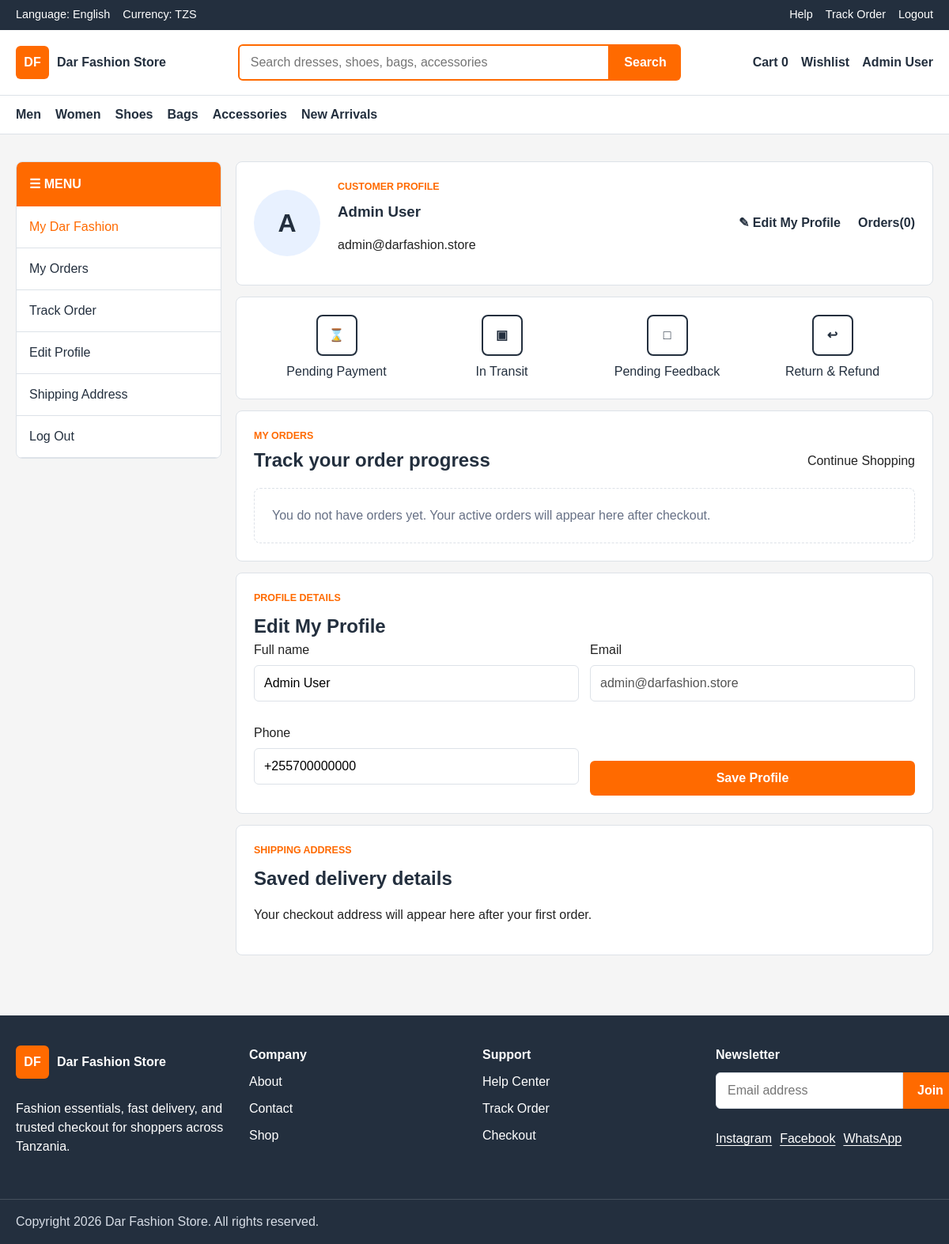
The app's page /profile.php (signed in) with its own data.
### tables this page shows
CREATE TABLE users (
    id INT UNSIGNED AUTO_INCREMENT PRIMARY KEY,
    fullname VARCHAR(120) NOT NULL,
    email VARCHAR(160) NOT NULL UNIQUE,
    phone VARCHAR(30),
    password VARCHAR(255) NOT NULL,
    role ENUM('customer', 'admin') NOT NULL DEFAULT 'customer',
    status ENUM('active', 'blocked') NOT NULL DEFAULT 'active',
    created_at TIMESTAMP NOT NULL DEFAULT CURRENT_TIMESTAMP,
    updated_at TIMESTAMP NOT NULL DEFAULT CURRENT_TIMESTAMP ON UPDATE CURRENT_TIMESTAMP
);

### app/includes/auth.php (called while the page is built, shortened)
<?php
function current_user() {
    return $_SESSION['user'] ?? null;
}

### app/models/User.php (called while the page is built, shortened)
<?php
class User {
    private $conn;
    public function __construct($db) {
        $this->conn = $db;
    }
    public function findById($id) {
        $sql = "SELECT id, fullname, email, phone, role, status, created_at FROM users WHERE id = :id LIMIT 1";
        $stmt = $this->conn->prepare($sql);
        $stmt->execute([":id" => $id]);
        return $stmt->fetch(PDO::FETCH_ASSOC);
    }
}
?>

### app/models/Order.php (called while the page is built, shortened)
<?php
class Order {
    private $conn;
    public function __construct($db) {
        $this->conn = $db;
    }
    public function getByUser($user_id) {
        $stmt = $this->conn->prepare("SELECT * FROM orders WHERE user_id = ? ORDER BY created_at DESC");
        $stmt->execute([$user_id]);
        return $stmt->fetchAll(PDO::FETCH_ASSOC);
    }
}
?>

### public/profile.php (the view, shortened to what this page needs)
<?php
$basePath = '..';
require_once __DIR__ . '/../app/includes/auth.php';
require_once __DIR__ . '/../app/models/User.php';
require_once __DIR__ . '/../app/models/Order.php';
$database = new Database();
$conn = $database->connect();
$sessionUser = current_user();
$orders = [];
if ($conn) {
    $userModel = new User($conn);
    $orderModel = new Order($conn);
    $freshUser = $userModel->findById((int) $sessionUser['id']);
    if ($freshUser) {
        $user = $freshUser;
    }
    $orders = $orderModel->getByUser((int) $sessionUser['id']);
}
include __DIR__ . '/../app/includes/header.php';
?>
<main class="account-page">
    <div class="container account-layout">
        <aside class="account-menu">
            <div class="account-menu__title">&#9776; Menu</div>
            <a class="is-active" href="#overview">My Dar Fashion</a>
            <a href="#orders">My Orders</a>
            <a href="#tracking">Track Order</a>
            <a href="#profile">Edit Profile</a>
            <a href="#address">Shipping Address</a>
            <a href="logout.php">Log Out</a>
        </aside>
        <section class="account-content">
            <section class="profile-hero" id="overview">
                <div class="profile-avatar"><?php echo strtoupper(substr($user['fullname'] ?? 'C', 0, 1)); ?></div>
                <div>
                    <p class="section-kicker">Customer profile</p>
                    <h1><?php echo htmlspecialchars($user['fullname'] ?? 'Customer'); ?></h1>
                    <p><?php echo htmlspecialchars($user['email'] ?? ''); ?></p>
                </div>
                <a class="profile-action" href="#profile">&#9998; Edit My Profile</a>
                <a class="profile-action" href="#orders">Orders(<?php echo count($orders); ?>)</a>
            </section>
            <section class="status-shortcuts" id="tracking" aria-label="Order tracking shortcuts">
                <a href="#orders"><span>&#8987;</span>Pending Payment</a>
                <a href="#orders"><span>&#9635;</span>In Transit</a>
                <a href="#orders"><span>&#9633;</span>Pending Feedback</a>
                <a href="#orders"><span>&#8617;</span>Return & Refund</a>
            </section>
            <section class="account-panel" id="orders">
                <div class="section-heading section-heading--row">
                    <div>
                        <p class="section-kicker">My orders</p>
                        <h2>Track your order progress</h2>
                    </div>
                    <a href="shop.php">Continue Shopping</a>
                </div>
                <?php if (!$conn): ?>
                    <p class="alert alert--error">Database connection failed. Order tracking needs MySQL to be running.</p>
                <?php elseif (!$orders): ?>
                    <p class="empty-state">You do not have orders yet. Your active orders will appear here after checkout.</p>
                <?php endif; ?>
            </section>
            <section class="account-panel" id="profile">
                <p class="section-kicker">Profile details</p>
                <h2>Edit My Profile</h2>
                <form class="profile-form" method="post">
                    <label>Full name<input type="text" name="fullname" value="<?php echo htmlspecialchars($user['fullname'] ?? ''); ?>" required></label>
                    <label>Email<input type="email" value="<?php echo htmlspecialchars($user['email'] ?? ''); ?>" disabled></label>
                    <label>Phone<input type="tel" name="phone" value="<?php echo htmlspecialchars($user['phone'] ?? ''); ?>"></label>
                    <button class="button button--primary" type="submit">Save Profile</button>
                </form>
            </section>
            <section class="account-panel" id="address">
                <p class="section-kicker">Shipping address</p>
                <h2>Saved delivery details</h2>
                <?php $latestOrder = $orders[0] ?? null; ?>
                <p><?php echo $latestOrder ? htmlspecialchars($latestOrder['shipping_address']) : 'Your checkout address will appear here after your first order.'; ?></p>
            </section>
        </section>
    </div>
</main>
<?php include __DIR__ . '/../app/includes/footer.php'; ?>

### app/includes/navbar.php (shortened to what this page needs)
<?php
$cartCount = $cartCount ?? count($_SESSION['cart'] ?? []);
$navBase = $navBase ?? $basePath ?? '..';
$loggedInUser = current_user();
?>
<header class="site-header">
    <section class="topbar">
        <div class="container topbar__inner">
            <div class="topbar__group">
                <span>Language: English</span>
                <span>Currency: TZS</span>
            </div>
            <nav class="topbar__links" aria-label="Utility navigation">
                <a href="<?php echo $navBase; ?>/public/contact.php">Help</a>
                <a href="<?php echo $navBase; ?>/public/track-order.php">Track Order</a>
                <?php if ($loggedInUser): ?>
                    <a href="<?php echo $navBase; ?>/public/logout.php">Logout</a>
                <?php else: ?>
                    <a href="<?php echo $navBase; ?>/public/login.php">Login</a>
                    <a href="<?php echo $navBase; ?>/public/register.php">Register</a>
                <?php endif; ?>
            </nav>
        </div>
    </section>
    <section class="main-nav">
        <div class="container main-nav__inner">
            <a class="logo" href="<?php echo $navBase; ?>/public/index.php" aria-label="Dar Fashion Store home">
                <span class="logo__mark">DF</span>
                <span class="logo__text">Dar Fashion Store</span>
            </a>
            <form class="search-form" action="<?php echo $navBase; ?>/public/shop.php" method="get">
                <input id="site-search" name="q" type="search" placeholder="Search dresses, shoes, bags, accessories">
                <button type="submit">Search</button>
            </form>
            <nav class="action-nav" aria-label="Account actions">
                <a href="<?php echo $navBase; ?>/public/cart.php">Cart <strong><?php echo (int) $cartCount; ?></strong></a>
                <a href="<?php echo $navBase; ?>/public/shop.php?wishlist=1">Wishlist</a>
                <a href="<?php echo $navBase; ?>/public/<?php echo $loggedInUser ? 'profile.php' : 'login.php'; ?>"><?php echo $loggedInUser ? htmlspecialchars($loggedInUser['fullname']) : 'Profile'; ?></a>
            </nav>
        </div>
    </section>
    <nav class="category-nav" id="category-menu" aria-label="Product categories">
        <div class="container category-nav__inner">
            <a href="<?php echo $navBase; ?>/public/shop.php?category=men">Men</a>
            <a href="<?php echo $navBase; ?>/public/shop.php?category=women">Women</a>
            <a href="<?php echo $navBase; ?>/public/shop.php?category=shoes">Shoes</a>
            <a href="<?php echo $navBase; ?>/public/shop.php?category=bags">Bags</a>
            <a href="<?php echo $navBase; ?>/public/shop.php?category=accessories">Accessories</a>
            <a href="<?php echo $navBase; ?>/public/shop.php?category=new-arrivals">New Arrivals</a>
        </div>
    </nav>
</header>

### records on screen
users: fullname "Admin User", fullname "A", email "admin@darfashion.store", phone "+255700000000"

### other values on screen
$cartCount "0"
count($orders) "0"
